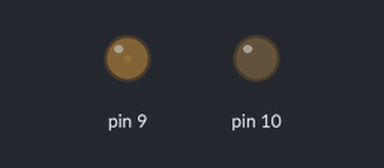
Bench run of a sketch on a simulated Arduino Uno, built with avr-gcc and run on an emulated ATmega328P. Shown: output pins drawn as LEDs (lit = HIGH).

Above: at 0.05 s.
At 2.0 s:
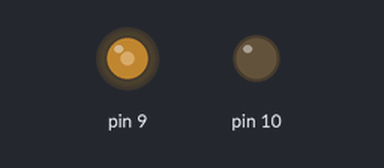
At 3.95 s:
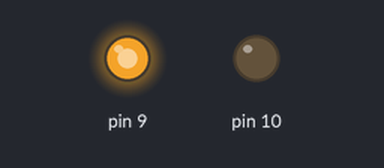
At 7.9 s:
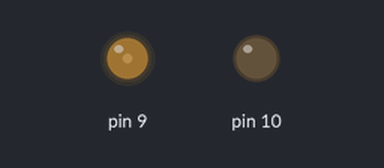
Timing chart, 0 to 11.4 s (numbered marks = the images above):
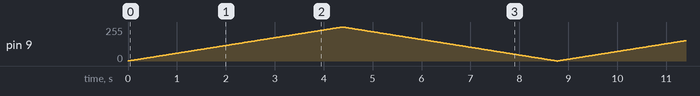

The sketch:

task5.ino
```cpp
uint8_t dir = 1;

void setup() {
  DDRB |= (1 << DDB1) | (1 << DDB2);    //pinii 9 si 10 output pentru pwm

  TCCR1A = 0;
  TCCR1B = 0;
  TCNT1 = 0;                            //resetam registrii de control pentru timer1

  TCCR1A = (1 << COM1A1) | (1 << COM1B1) | (1 << WGM11);
  TCCR1B = (1 << WGM13) | (1 << WGM12) | (1 << CS11);     //OC1A/B clear on compare match set at
                                                          //bottom (non inverting)
                                                          //WGM13|WGM12|WGM11|WGM10 = 1110
                                                          //corespunde la Fast PWM cu TOP = ICR1;
                                                          //CS12|CS11|CS10 = 010 corespunde
                                                          //unui prescaler de 1:8
  ICR1 = 1999;                          //TOP pentru 1kHz PWM (16MHz / (8 * 1000Hz) - 1)
  OCR1A = 0;                            //Duty cycle 0%
}

void loop() {
  if (dir){
    OCR1A++;
  }else {
    OCR1A--;
  }                   //crestem sau scadem duty cycle in functie de directie

  for (uint32_t volatile i = 0; i < 1000; i++); //mic delei

  if (OCR1A == 1999){
    dir = !dir;       //inversam directia
  }else if (OCR1A == 0){
    dir = !dir;       //inversam directia
  }
}
```
